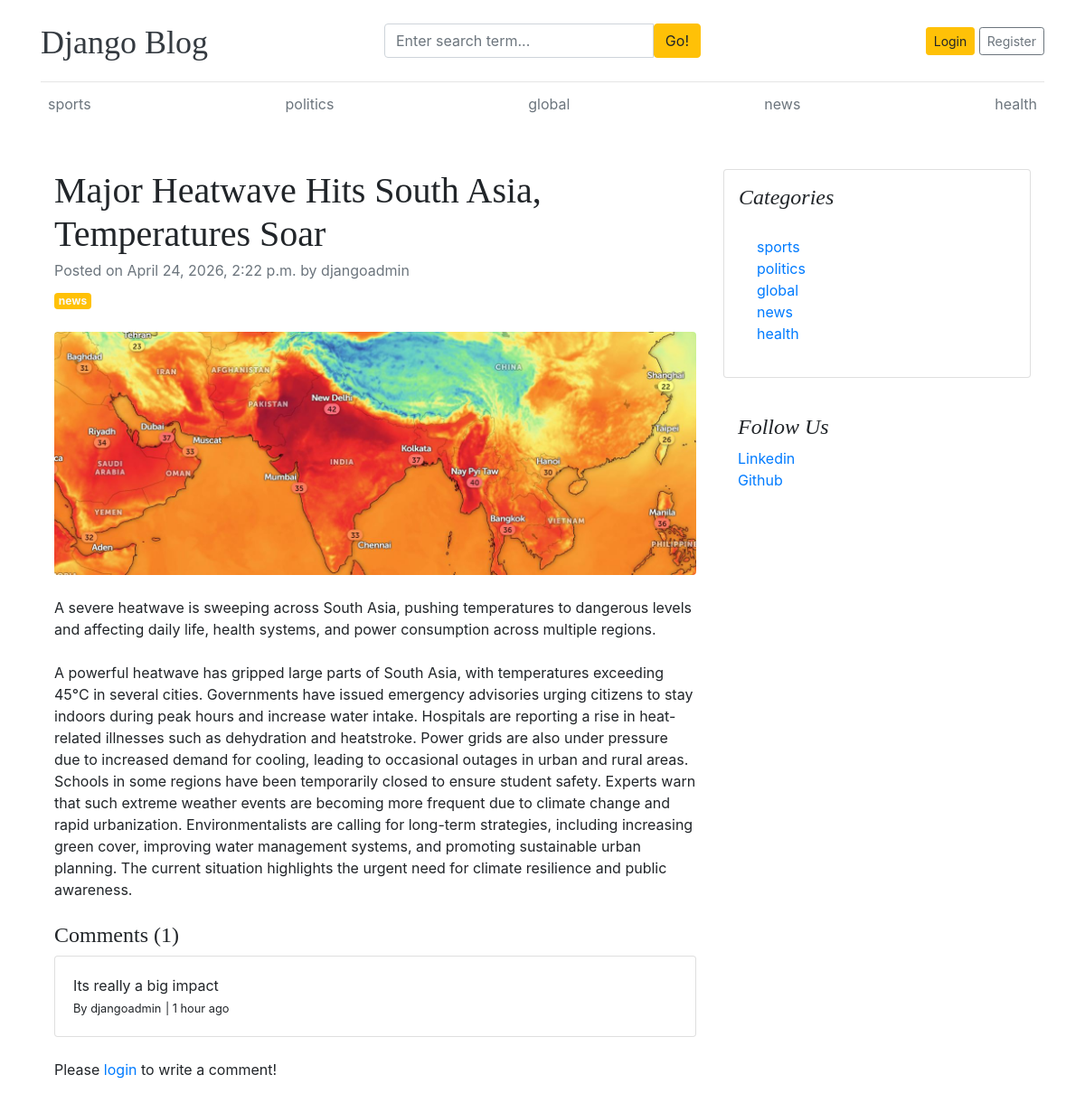
/blogs/major-heatwave-hits-south-asia-temperatures-soar/, run on the app's committed database.
### blogs/models.py (models this page shows, shortened)
class Category(models.Model):
    category_name = models.CharField(max_length=50,unique=True)
    created_at = models.DateTimeField(auto_now_add=True)
    updated_at = models.DateTimeField(auto_now=True)
    class Meta:
        verbose_name_plural = 'categories'
    def __str__(self):
        return self.category_name

class Blog(models.Model):
    title = models.CharField(max_length=100)
    slug = models.SlugField(max_length=150,unique=True,blank=True)
    category = models.ForeignKey(Category,on_delete=models.CASCADE)
    author = models.ForeignKey(User,on_delete=models.CASCADE)
    featured_image = models.ImageField(upload_to='uploads/%Y/%m/%d')
    short_description = models.TextField(max_length=500)
    blog_body = models.TextField(max_length=2000)
    status = models.CharField(max_length=100,choices=STATUS_CHOICES,default=0)
    is_featured = models.BooleanField(default=False)
    created_at = models.DateTimeField(auto_now_add=True)
    updated_at = models.DateTimeField(auto_now=True)

class Comment(models.Model):
    user = models.ForeignKey(User,on_delete=models.CASCADE)
    blog = models.ForeignKey(Blog,on_delete=models.CASCADE)
    comment = models.TextField(max_length=250)
    created_at = models.DateTimeField(auto_now_add=True)
    updated_at = models.DateTimeField(auto_now=True)
    def __str__(self):
        return self.comment

### social/models.py (models this page shows, shortened)
class SocialLink(models.Model):
    platform = models.CharField(max_length=20)
    link = models.URLField(max_length=100)
    created_at = models.DateTimeField(auto_now_add=True)
    updated_at = models.DateTimeField(auto_now=True)

### blogs/views.py (the view, shortened to what this page needs)
# urls.py: path('blogs/<slug:slug>/',BlogViews.blogs,name='blogs'),
def blogs(request,slug):
    single_blog = get_object_or_404(Blog,slug=slug,status='Published')
    comments = Comment.objects.filter(blog=single_blog)
    comment_count = comments.count()
    context = {
        'single_blog': single_blog,
        'comments': comments,
        'comment_count': comment_count,
    }
    return render(request, 'blog.html',context)

### blogs/context_processors.py (called while the page is built)
def get_categories(request):
    categories = Category.objects.all()
    return dict(categories=categories)

def get_social_link(request):
    social = SocialLink.objects.all()
    return dict(social=social)

### templates/blog.html
{% extends 'base.html' %}
{% block content %}
<div class="container mt-5">
    <div class="row">
        <div class="col-lg-8">
            <article>
                <header class="mb-4">
                    <h1 class="fw-bolder mb-1">{{ single_blog.title }}</h1>
                    <div class="text-muted fst-italic mb-2">Posted on {{ single_blog.created_at }} by {{ single_blog.author }}</div>
                    <a class="badge bg-warning text-decoration-none text-light" href="#!">{{ single_blog.category }}</a>
                </header>
                <figure class="mb-4"><img class="img-fluid rounded" src="{{ single_blog.featured_image.url }}" alt="..." /></figure>
                <section class="mb-5">
                    <p class="fs-5 mb-4">{{ single_blog.short_description }}</p>
                    <p class="fs-5 mb-4">{{ single_blog.blog_body }}</p>
                    <h4>Comments ({{ comment_count }})</h4>
                    {% if comments %}
                        {% for comment in comments %}
                            <div class="card mt-1">
                                <div class="card-body">
                                    <p class="card-text mb-0">{{ comment }}</p>
                                    <span>
                                        <small>By {{ comment.user }}</small>
                                        <small>| {{ comment.created_at | timesince }} ago</small>
                                    </span>
                                </div>
                            </div>
                        {% endfor %}
                    {% else %}
                    No comments yet.
                    {% endif %}
                    <br>
                    <div class="form-group">
                        {% if user.is_authenticated %}
                        <form action="" method="POST">
                            {% csrf_token %}
                            <div class="form-group">
                                <textarea name="comment" class="form-control" placeholder="Write your comment"></textarea>
                                <input type="submit" value="Submit" class="btn btn-primary mt-2">
                            </div>
                        </form>
                        {% else %}
                        <p>Please <span><a href="{% url 'login' %}">login</a></span> to write a comment!</p>
                        {% endif %}
                    </div>
                </section>
            </article>
        </div>
        <div class="col-lg-4">
            <div class="card mb-4 p-3">
                <h4 class="font-italic">Categories</h4>
                <div class="card-body">
                    <div class="row">
                        <div class="col-sm-6">
                            <ul class="list-unstyled mb-0">
                                {% for cat in categories %}
                                <li><a href="{% url 'post_by_category' cat.id %}">{{ cat.category_name }}</a></li>
                                {% endfor %}
                            </ul>
                        </div>
                    </div>
                </div>
            </div>
            {% if social %}
            <div class="p-3">
            <h4 class="font-italic">Follow Us</h4>
            <ol class="list-unstyled">
                {% for i in social %}
                <li><a href="{{i.link}}" target="_blank">{{i.platform}}</a></li>
                {% endfor %}
            </ol>
            </div>
            {% endif %}
        </div>
    </div>
</div>
{% endblock %}

### templates/base.html (shortened to what this page needs)
{% load static %}
<!DOCTYPE html>
<html lang="en">
<head>
    <link href="https://getbootstrap.com/docs/4.0/dist/css/bootstrap.min.css" rel="stylesheet">
    <link href="{% static 'css/blog.css' %}" rel="stylesheet">
    <link rel="stylesheet" href="https://cdnjs.cloudflare.com/ajax/libs/font-awesome/4.7.0/css/font-awesome.min.css">
</head>
<body>
    <div class="container">
      <header class="blog-header py-3">
        <div class="row flex-nowrap justify-content-between align-items-center">
          <div class="col-4 pt-1">
            <a class="blog-header-logo text-dark" href="/">Django Blog</a>
          </div>
          <div class="col-4">
            <form action="{% url 'search' %}" method="GET">
              <div class="input-group">
                <input class="form-control" type="text" name="keyword" value="{{ keyword }}" placeholder="Enter search term..." aria-label="Enter search term..." aria-describedby="button-search" />
                <button type="submit" class="btn btn-warning" id="button-search" type="button">Go!</button>
              </div>
            </form>
          </div>
          <div class="col-4 d-flex justify-content-end align-items-center">
            {% if not user.is_authenticated %}
            <a class="btn btn-sm btn-warning" href="{% url 'login' %}">Login</a> &nbsp;
            <a class="btn btn-sm btn-outline-secondary" href="{% url 'register' %}">Register</a>
            {% else %}
            <span><a href="{% url 'dashboard' %}">Dashboard</a></span>
            &emsp;
            <span><a href="{% url 'logout' %}">Logout</a></span>
            {% endif %}
          </div>
        </div>
      </header>
      <div class="nav-scroller py-1 mb-2">
        <nav class="nav d-flex justify-content-between">
          {% for catg in categories %}
          <a class="p-2 text-muted" href="{% url 'post_by_category' catg.id %}">{{catg.category_name}}</a>
          {% endfor %}
        </nav>
      </div>
      {% block content %}
      {% endblock %}
    </div>
</body>
</html>

### blog_main/static/css/blog.css (style rules this page uses)
.blog-header { border-bottom: 1px solid #e5e5e5; }
.blog-header-logo { font-family: "Playfair Display", Georgia, "Times New Roman", serif; font-size: 2.25rem; }
h1, h2, h3, h4, h5, h6 { font-family: "Playfair Display", Georgia, "Times New Roman", serif; }

### data on the page
Category: category_name "sports"
Category: category_name "politics"
Category: category_name "global"
Category: category_name "news"
Category: category_name "health"
Blog: title "Major Heatwave Hits South Asia, Temperatures Soar", created_at "April 24, 2026, 2:22 p.m.", author "djangoadmin", category "news", featured_image (picture), short_description "A severe heatwave is sweeping across South Asia, pushing temperatures to dangerous levels and affecting daily life, health systems, and power consumption across multiple regions.", blog_body "A powerful heatwave has gripped large parts of South Asia, with temperatures exceeding 45°C in several cities. Governments have issued emergency advisories urging citizens to stay indoors during peak hours and increase water intake. Hospitals are reporting a rise in heat-related illnesses such as dehydration and heatstroke. Power grids are also under pressure due to increased demand for cooling, leading to occasional outages in urban and rural areas. Schools in some regions have been temporarily closed to ensure student safety. Experts warn that such extreme weather events are becoming more frequent due to climate change and rapid urbanization. Environmentalists are calling for long-term…"
Comment: comment "Its really a big impact", user "djangoadmin", created_at "1 hour"
SocialLink: platform "Linkedin"
SocialLink: platform "Github"

### other printed values
{{ comment_count }} "1"
